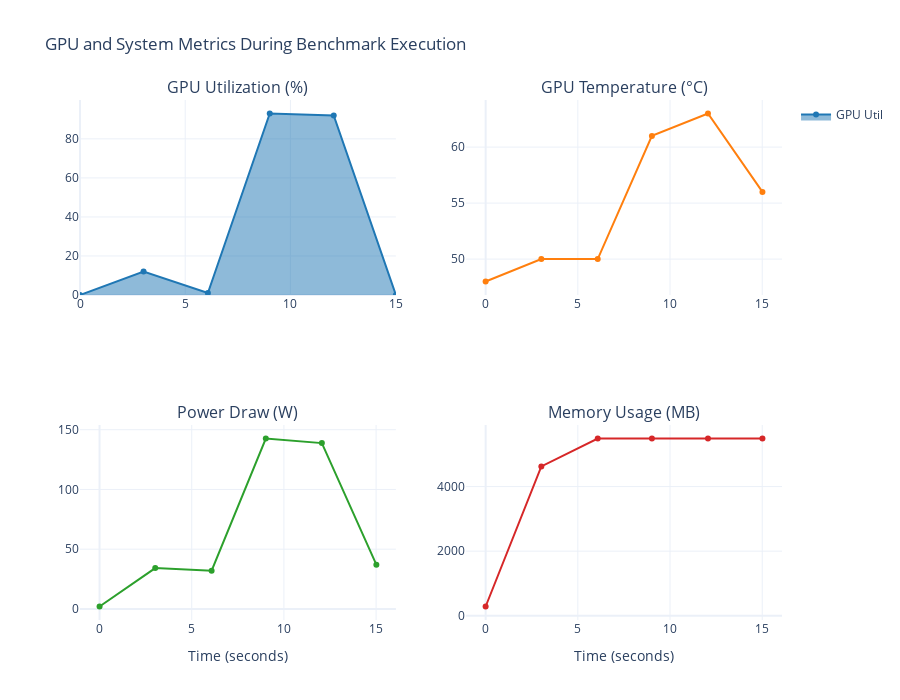

Source (notebook cell):
### Markdown cell above
## 4. System Resource Analysis

Analysis of GPU, CPU, and memory utilization during benchmark execution.

**Reference:** TR108:181-250 - System resource monitoring

### Code cell
# GPU Utilization Time-Series (Smoothed Line with Fill)
def create_system_metrics_viz():
    """Visualize GPU utilization and system metrics over time"""

    # Extract GPU metrics from system_metrics with error handling
    gpu_data = []
    timestamps = []

    try:
        if "metrics" in system_metrics and isinstance(system_metrics["metrics"], list):
            for metric in system_metrics["metrics"]:
                if (
                    isinstance(metric, dict)
                    and "gpu" in metric
                    and len(metric["gpu"]) > 0
                ):
                    gpu_info = metric["gpu"][0]
                    if isinstance(gpu_info, dict):
                        gpu_data.append(
                            {
                                "timestamp": metric.get("timestamp", 0),
                                "temperature": gpu_info.get("temperature", 0),
                                "power_draw": gpu_info.get("power_draw", 0),
                                "utilization_gpu": gpu_info.get("utilization_gpu", 0),
                                "utilization_memory": gpu_info.get(
                                    "utilization_memory", 0
                                ),
                                "memory_used_mb": gpu_info.get("memory_used_mb", 0),
                            }
                        )
    except (KeyError, TypeError, AttributeError) as e:
        print(f"Warning: Error processing system metrics: {e}")
        # Create sample data if real data is not available
        gpu_data = [
            {
                "timestamp": i,
                "temperature": 60 + i * 2,
                "power_draw": 200 + i * 5,
                "utilization_gpu": 80 + i * 2,
                "utilization_memory": 70 + i * 3,
                "memory_used_mb": 8000 + i * 100,
            }
            for i in range(10)
        ]

    if not gpu_data:
        # Create sample data if no real data available
        gpu_data = [
            {
                "timestamp": i,
                "temperature": 60 + i * 2,
                "power_draw": 200 + i * 5,
                "utilization_gpu": 80 + i * 2,
                "utilization_memory": 70 + i * 3,
                "memory_used_mb": 8000 + i * 100,
            }
            for i in range(10)
        ]

    gpu_df = pd.DataFrame(gpu_data)
    gpu_df["time_offset"] = gpu_df["timestamp"] - gpu_df["timestamp"].min()

    # Create subplots
    fig = make_subplots(
        rows=2,
        cols=2,
        subplot_titles=(
            "GPU Utilization (%)",
            "GPU Temperature (°C)",
            "Power Draw (W)",
            "Memory Usage (MB)",
        ),
        specs=[
            [{"secondary_y": False}, {"secondary_y": False}],
            [{"secondary_y": False}, {"secondary_y": False}],
        ],
    )

    # GPU Utilization
    fig.add_trace(
        go.Scatter(
            x=gpu_df["time_offset"],
            y=gpu_df["utilization_gpu"],
            mode="lines+markers",
            name="GPU Util",
            line=dict(color="#1f77b4", width=2),
            fill="tonexty",
        ),
        row=1,
        col=1,
    )

    # Temperature
    fig.add_trace(
        go.Scatter(
            x=gpu_df["time_offset"],
            y=gpu_df["temperature"],
            mode="lines+markers",
            name="Temperature",
            line=dict(color="#ff7f0e", width=2),
            showlegend=False,
        ),
        row=1,
        col=2,
    )

    # Power Draw
    fig.add_trace(
        go.Scatter(
            x=gpu_df["time_offset"],
            y=gpu_df["power_draw"],
            mode="lines+markers",
            name="Power",
            line=dict(color="#2ca02c", width=2),
            showlegend=False,
        ),
        row=2,
        col=1,
    )

    # Memory Usage
    fig.add_trace(
        go.Scatter(
            x=gpu_df["time_offset"],
            y=gpu_df["memory_used_mb"],
            mode="lines+markers",
            name="Memory",
            line=dict(color="#d62728", width=2),
            showlegend=False,
        ),
        row=2,
        col=2,
    )

    # Update layout
    fig.update_xaxes(title_text="Time (seconds)", row=2, col=1)
    fig.update_xaxes(title_text="Time (seconds)", row=2, col=2)
    fig.update_layout(
        title="GPU and System Metrics During Benchmark Execution",
        height=700,
        showlegend=True,
    )

    return fig, gpu_df


# Create visualization
sys_fig, gpu_df = create_system_metrics_viz()
sys_fig.show()

# Display summary statistics
print("\n📊 GPU Metrics Summary:")
if not gpu_df.empty:
    print(f"Peak GPU Utilization: {gpu_df['utilization_gpu'].max()}%")
    print(f"Average GPU Utilization: {gpu_df['utilization_gpu'].mean():.1f}%")
    print(f"Peak Temperature: {gpu_df['temperature'].max()}°C")
    print(f"Peak Power Draw: {gpu_df['power_draw'].max():.1f}W")
    print(f"Peak Memory Usage: {gpu_df['memory_used_mb'].max():.0f}MB")
else:
    print("No GPU metrics data available")

### Figure 1 — Plotly figure (JSON) as saved in the notebook; plotly's stock layout.template omitted (floating-point values rounded to 4 significant figures)
{"data": [{"fill": "tonexty", "line": {"color": "#1f77b4", "width": 2}, "mode": "lines+markers", "name": "GPU Util", "type": "scatter", "x": [0.0, 3.021, 6.078, 9.017, 12.06, 15.01], "xaxis": "x", "y": [0, 12, 1, 93, 92, 0], "yaxis": "y"}, {"line": {"color": "#ff7f0e", "width": 2}, "mode": "lines+markers", "name": "Temperature", "showlegend": false, "type": "scatter", "x": [0.0, 3.021, 6.078, 9.017, 12.06, 15.01], "xaxis": "x2", "y": [48, 50, 50, 61, 63, 56], "yaxis": "y2"}, {"line": {"color": "#2ca02c", "width": 2}, "mode": "lines+markers", "name": "Power", "showlegend": false, "type": "scatter", "x": [0.0, 3.021, 6.078, 9.017, 12.06, 15.01], "xaxis": "x3", "y": [2.021, 34.17, 32.01, 142.6, 138.8, 37.0], "yaxis": "y3"}, {"line": {"color": "#d62728", "width": 2}, "mode": "lines+markers", "name": "Memory", "showlegend": false, "type": "scatter", "x": [0.0, 3.021, 6.078, 9.017, 12.06, 15.01], "xaxis": "x4", "y": [285.0, 4626.0, 5488.0, 5490.0, 5490.0, 5490.0], "yaxis": "y4"}], "layout": {"annotations": [{"font": {"size": 16}, "showarrow": false, "text": "GPU Utilization (%)", "x": 0.225, "xanchor": "center", "xref": "paper", "y": 1, "yanchor": "bottom", "yref": "paper"}, {"font": {"size": 16}, "showarrow": false, "text": "GPU Temperature (°C)", "x": 0.775, "xanchor": "center", "xref": "paper", "y": 1, "yanchor": "bottom", "yref": "paper"}, {"font": {"size": 16}, "showarrow": false, "text": "Power Draw (W)", "x": 0.225, "xanchor": "center", "xref": "paper", "y": 0.375, "yanchor": "bottom", "yref": "paper"}, {"font": {"size": 16}, "showarrow": false, "text": "Memory Usage (MB)", "x": 0.775, "xanchor": "center", "xref": "paper", "y": 0.375, "yanchor": "bottom", "yref": "paper"}], "height": 700, "showlegend": true, "title": {"text": "GPU and System Metrics During Benchmark Execution"}, "xaxis": {"anchor": "y", "domain": [0, 0.45]}, "xaxis2": {"anchor": "y2", "domain": [0.55, 1]}, "xaxis3": {"anchor": "y3", "domain": [0, 0.45], "title": {"text": "Time (seconds)"}}, "xaxis4": {"anchor": "y4", "domain": [0.55, 1], "title": {"text": "Time (seconds)"}}, "yaxis": {"anchor": "x", "domain": [0.625, 1]}, "yaxis2": {"anchor": "x2", "domain": [0.625, 1]}, "yaxis3": {"anchor": "x3", "domain": [0, 0.375]}, "yaxis4": {"anchor": "x4", "domain": [0, 0.375]}}}
